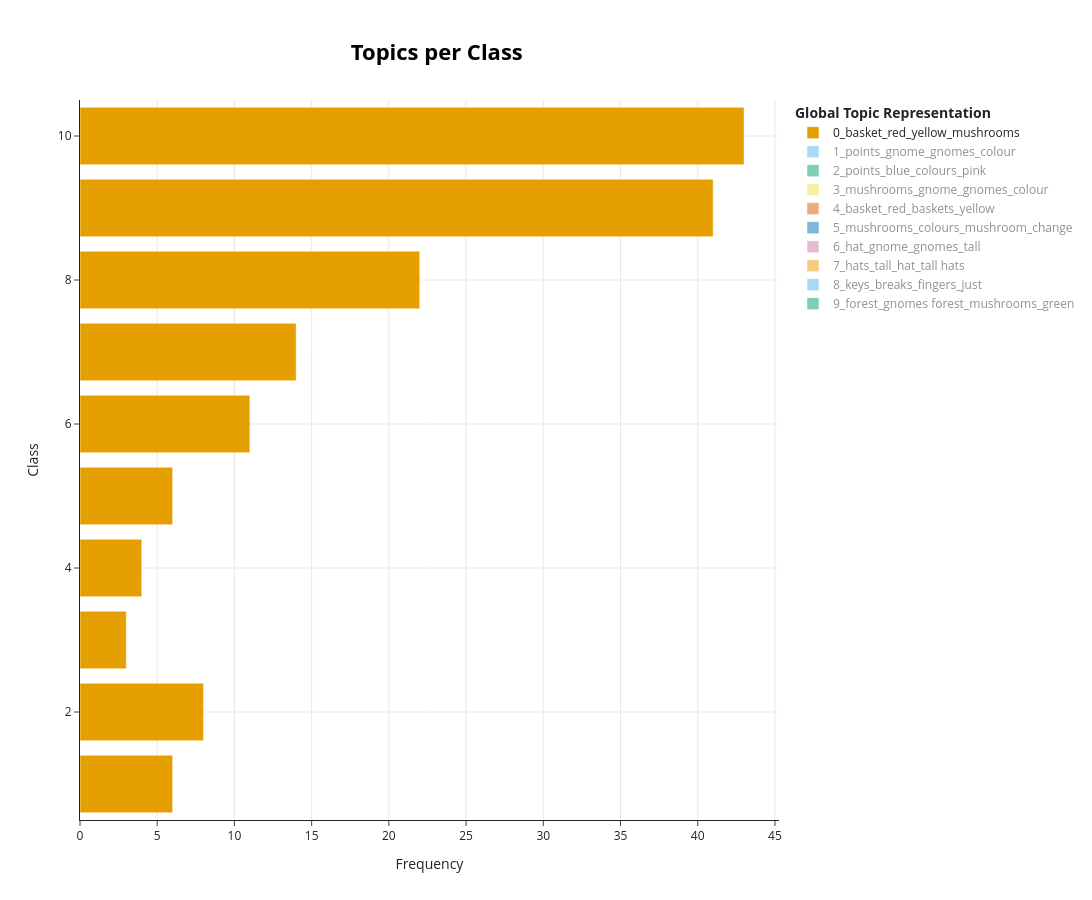

Notebook code for this chart:
### Code cell
topic_model.visualize_topics_per_class(topic_per_class)

### Figure 1 — Plotly figure (JSON) as saved in the notebook; plotly's stock layout.template omitted (floating-point values rounded to 4 significant figures)
{"data": [{"hoverinfo": "text", "hovertext": ["<b>Topic 0</b><br>Words: basket, red, yellow, mushrooms, gnome", "<b>Topic 0</b><br>Words: basket, red, mushrooms, gnomes, yellow", "<b>Topic 0</b><br>Words: basket, red, didn, gnomes, mushrooms", "<b>Topic 0</b><br>Words: basket, color, mushrooms, gnomes, color basket", "<b>Topic 0</b><br>Words: basket, coloured, red, yellow, mushrooms", "<b>Topic 0</b><br>Words: basket, red, yellow, mushrooms, gnomes", "<b>Topic 0</b><br>Words: basket, red, yellow, mushrooms, yellow basket", "<b>Topic 0</b><br>Words: basket, red, yellow, mushrooms, red basket", "<b>Topic 0</b><br>Words: basket, red, yellow, mushrooms, red basket", "<b>Topic 0</b><br>Words: basket, red, yellow, mushrooms, gnomes"], "marker": {"color": "#E69F00"}, "name": "0_basket_red_yellow_mushrooms", "orientation": "h", "type": "bar", "visible": true, "x": [6, 8, 3, 4, 6, 11, 14, 22, 41, 43], "y": [1, 2, 3, 4, 5, 6, 7, 8, 9, 10]}, {"hoverinfo": "text", "hovertext": ["<b>Topic 1</b><br>Words: gnome, points, gnomes, colour, experiment", "<b>Topic 1</b><br>Words: gnome, points, gnomes, colour, try", "<b>Topic 1</b><br>Words: points, earned, gnome, colour, gnomes", "<b>Topic 1</b><br>Words: gnome, points, points gnome, gnomes, pick", "<b>Topic 1</b><br>Words: group, points, gnomes, gnome, values", "<b>Topic 1</b><br>Words: points, gnome, gnomes, colour, group", "<b>Topic 1</b><br>Words: points, gnome, colours, gnomes, group", "<b>Topic 1</b><br>Words: points, gnome, gnomes, colour, value", "<b>Topic 1</b><br>Words: value, groups, gnome, colour, gnomes", "<b>Topic 1</b><br>Words: groups, gnomes, groups gnomes, group, coloured gnomes"], "marker": {"color": "#56B4E9"}, "name": "1_points_gnome_gnomes_colour", "orientation": "h", "type": "bar", "visible": "legendonly", "x": [11, 15, 6, 10, 13, 14, 13, 17, 8, 7], "y": [1, 2, 3, 4, 5, 6, 7, 8, 9, 10]}, {"hoverinfo": "text", "hovertext": ["<b>Topic 2</b><br>Words: points, pink, colours, purple, completely", "<b>Topic 2</b><br>Words: points, purple, did, blue, pink", "<b>Topic 2</b><br>Words: points, sure, blue, random, make sure", "<b>Topic 2</b><br>Words: points, colours, went, just, blue", "<b>Topic 2</b><br>Words: points, choices, pattern, change, pick", "<b>Topic 2</b><br>Words: scores, colours, pink, purple, yellow", "<b>Topic 2</b><br>Words: say, orange, brown, pink, like pink", "<b>Topic 2</b><br>Words: blue, points, pink, green, purple", "<b>Topic 2</b><br>Words: group, color group, green, performing, sequence", "<b>Topic 2</b><br>Words: button, score, group, stick, tells"], "marker": {"color": "#009E73"}, "name": "2_points_blue_colours_pink", "orientation": "h", "type": "bar", "visible": "legendonly", "x": [11, 13, 14, 13, 15, 10, 6, 13, 5, 3], "y": [1, 2, 3, 4, 5, 6, 7, 8, 9, 10]}, {"hoverinfo": "text", "hovertext": ["<b>Topic 3</b><br>Words: mushrooms, gnome, gnomes, try, ones", "<b>Topic 3</b><br>Words: mushrooms, change, gnome, gnomes mushrooms, gnomes", "<b>Topic 3</b><br>Words: mushrooms, gnomes, color, gnome, higher", "<b>Topic 3</b><br>Words: mushrooms, gnomes, gnome, colour, try", "<b>Topic 3</b><br>Words: mushrooms, gnomes, gnome, color, change", "<b>Topic 3</b><br>Words: mushrooms, gnomes, try, gnome, colours", "<b>Topic 3</b><br>Words: mushrooms, gnome, gnomes, higher, pair", "<b>Topic 3</b><br>Words: mushrooms, gnome, gives, colour, gnomes", "<b>Topic 3</b><br>Words: mushrooms, gnome, colour, gnomes, try", "<b>Topic 3</b><br>Words: gnome, mushrooms, came, harvest mushrooms, mushroom"], "marker": {"color": "#F0E442"}, "name": "3_mushrooms_gnome_gnomes_colour", "orientation": "h", "type": "bar", "visible": "legendonly", "x": [13, 9, 12, 11, 8, 10, 15, 9, 8, 4], "y": [1, 2, 3, 4, 5, 6, 7, 8, 9, 10]}, {"hoverinfo": "text", "hovertext": ["<b>Topic 4</b><br>Words: hand, bonus, left hand, right hand, previous", "<b>Topic 4</b><br>Words: basket, baskets, points, gnome, seconds", "<b>Topic 4</b><br>Words: basket, red, gnomes, yellow, pattern", "<b>Topic 4</b><br>Words: basket, faster, red, quick, colours", "<b>Topic 4</b><br>Words: basket, baskets, gnomes, points, colour", "<b>Topic 4</b><br>Words: basket, red, rounds, points, baskets", "<b>Topic 4</b><br>Words: basket, red, yellow, baskets, points", "<b>Topic 4</b><br>Words: basket, baskets, red, yellow, points", "<b>Topic 4</b><br>Words: basket, points, red, yellow, red basket", "<b>Topic 4</b><br>Words: basket, red, yellow, colour, gnomes"], "marker": {"color": "#D55E00"}, "name": "4_basket_red_baskets_yellow", "orientation": "h", "type": "bar", "visible": "legendonly", "x": [1, 7, 8, 5, 10, 6, 9, 14, 10, 14], "y": [1, 2, 3, 4, 5, 6, 7, 8, 9, 10]}, {"hoverinfo": "text", "hovertext": ["<b>Topic 5</b><br>Words: mushrooms, just, good, colours, colour", "<b>Topic 5</b><br>Words: mushrooms, ghome, colours, change, game", "<b>Topic 5</b><br>Words: mushrooms, colours mushrooms, colours, mushrooms change, change", "<b>Topic 5</b><br>Words: mushrooms, colours, mushroom, colours mushrooms, change", "<b>Topic 5</b><br>Words: mushrooms, color, colours, colors mushrooms, change", "<b>Topic 5</b><br>Words: mushroom, better results, gives better, mushrooms, gives", "<b>Topic 5</b><br>Words: mushrooms, choose, mushroom, colours, x1 choose", "<b>Topic 5</b><br>Words: giving, mushrooms, colours, mushrooms giving, x5 appears", "<b>Topic 5</b><br>Words: colours, mushrooms, key, pattern, follow pattern", "<b>Topic 5</b><br>Words: color, mushrooms, key, sets, colours"], "marker": {"color": "#0072B2"}, "name": "5_mushrooms_colours_mushroom_change", "orientation": "h", "type": "bar", "visible": "legendonly", "x": [7, 7, 5, 11, 12, 5, 8, 3, 5, 5], "y": [1, 2, 3, 4, 5, 6, 7, 8, 9, 10]}, {"hoverinfo": "text", "hovertext": ["<b>Topic 6</b><br>Words: hat, short, gnome, gnomes, tall", "<b>Topic 6</b><br>Words: hat, gnome, tall, cone, blue purple", "<b>Topic 6</b><br>Words: hat, shaped, cone, gnome, gnomes", "<b>Topic 6</b><br>Words: hat, short, gnome short, gnome, choose gnome", "<b>Topic 6</b><br>Words: hat, small hat, worth, small, hat gnome", "<b>Topic 6</b><br>Words: hat, gnome, pay, gnome pays, pays", "<b>Topic 6</b><br>Words: head, hats, pointy, tall hats, tall", "<b>Topic 6</b><br>Words: hat, hat shape, gives point, colour hat, shape", "<b>Topic 6</b><br>Words: taller gnome, gnome worth, pink yellow, time pink, yellow brown", "<b>Topic 6</b><br>Words: taller, brown pink, yellow, higher values, choosing green"], "marker": {"color": "#CC79A7"}, "name": "6_hat_gnome_gnomes_tall", "orientation": "h", "type": "bar", "visible": "legendonly", "x": [11, 11, 9, 6, 2, 3, 6, 2, 1, 4], "y": [1, 2, 3, 4, 5, 6, 7, 8, 9, 10]}, {"hoverinfo": "text", "hovertext": ["<b>Topic 7</b><br>Words: hats, taller, hat, tall, taller hat", "<b>Topic 7</b><br>Words: hats, rewards, longer hats, longer, hats best", "<b>Topic 7</b><br>Words: zero, hats, focussed, founf, timely", "<b>Topic 7</b><br>Words: hats, tall, hat, tall hats, best", "<b>Topic 7</b><br>Words: hat, tall, hat tall, short, brown hat", "<b>Topic 7</b><br>Words: hats, tall, hat, short, tall brown", "<b>Topic 7</b><br>Words: hats, tall, tall hats, hat, paired", "<b>Topic 7</b><br>Words: hats, tall, good, better red, better", "<b>Topic 7</b><br>Words: hats, bigger hats, picking smaller, rounds avoided, gave quite"], "marker": {"color": "#E69F00"}, "name": "7_hats_tall_hat_tall hats", "orientation": "h", "type": "bar", "visible": "legendonly", "x": [4, 2, 2, 9, 1, 6, 5, 3, 2], "y": [1, 2, 3, 4, 5, 6, 7, 8, 9]}, {"hoverinfo": "text", "hovertext": ["<b>Topic 8</b><br>Words: keys, game, fingers, breaks, make", "<b>Topic 8</b><br>Words: hand, flip, heads, just, breaks", "<b>Topic 8</b><br>Words: keys, just, sure, repetitive, think", "<b>Topic 8</b><br>Words: keys, time, stay focused, focused, stay", "<b>Topic 8</b><br>Words: finger, middle, make, space, keys respond", "<b>Topic 8</b><br>Words: index fingers, index, avoid slow, possible avoid, bonuses"], "marker": {"color": "#56B4E9"}, "name": "8_keys_breaks_fingers_just", "orientation": "h", "type": "bar", "visible": "legendonly", "x": [11, 4, 5, 4, 2, 1], "y": [1, 2, 3, 4, 5, 6]}, {"hoverinfo": "text", "hovertext": ["<b>Topic 9</b><br>Words: forest, yielded best, best gnomes, bar quick, pick green", "<b>Topic 9</b><br>Words: forest, purple started, 45 mushrooms, random matter, 40 45", "<b>Topic 9</b><br>Words: 1x determine, output, forest, tended, determine", "<b>Topic 9</b><br>Words: forest, forests, did, green, thought did", "<b>Topic 9</b><br>Words: forest, group, gnome group, mushrooms group, brings", "<b>Topic 9</b><br>Words: forest, gnomes forest, mushrooms, colour gnomes, number mushrooms", "<b>Topic 9</b><br>Words: forest, gnomes forest, mushrooms, green, blue gnomes", "<b>Topic 9</b><br>Words: forest, gnomes forest, mushrooms, yellow blue, green"], "marker": {"color": "#009E73"}, "name": "9_forest_gnomes forest_mushrooms_green", "orientation": "h", "type": "bar", "visible": "legendonly", "x": [1, 1, 1, 2, 1, 2, 6, 9], "y": [2, 3, 4, 6, 7, 8, 9, 10]}], "layout": {"height": 900, "hoverlabel": {"bgcolor": "white", "font": {"family": "Rockwell", "size": 16}}, "legend": {"title": {"text": "<b>Global Topic Representation"}}, "title": {"font": {"color": "Black", "size": 22}, "text": "<b>Topics per Class</b>", "x": 0.4, "xanchor": "center", "y": 0.95, "yanchor": "top"}, "width": 1250, "xaxis": {"showgrid": true, "title": {"text": "Frequency"}}, "yaxis": {"showgrid": true, "title": {"text": "Class"}}}}
